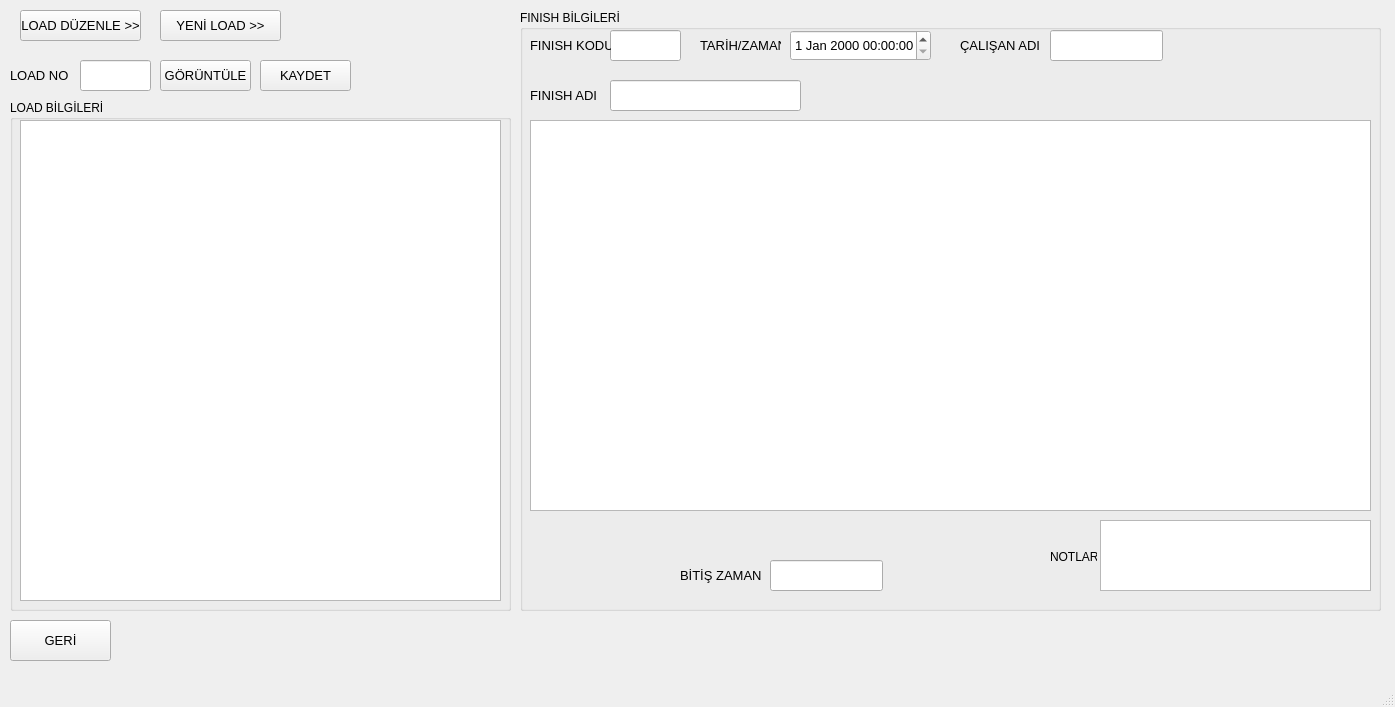
<?xml version="1.0" encoding="UTF-8"?>
<ui version="4.0">
 <class>CoatingProcessViewPageCls</class>
 <widget class="QMainWindow" name="CoatingProcessViewPageCls">
  <property name="geometry">
   <rect>
    <x>0</x>
    <y>0</y>
    <width>1395</width>
    <height>707</height>
   </rect>
  </property>
  <property name="windowTitle">
   <string>MainWindow</string>
  </property>
  <widget class="QWidget" name="centralwidget">
   <widget class="QLabel" name="label_7">
    <property name="geometry">
     <rect>
      <x>10</x>
      <y>60</y>
      <width>61</width>
      <height>31</height>
     </rect>
    </property>
    <property name="font">
     <font>
      <pointsize>10</pointsize>
     </font>
    </property>
    <property name="text">
     <string>LOAD NO</string>
    </property>
   </widget>
   <widget class="QLineEdit" name="lineEditLoadNo">
    <property name="geometry">
     <rect>
      <x>80</x>
      <y>60</y>
      <width>71</width>
      <height>31</height>
     </rect>
    </property>
    <property name="readOnly">
     <bool>false</bool>
    </property>
   </widget>
   <widget class="QPushButton" name="pushButtonShowLoad">
    <property name="geometry">
     <rect>
      <x>160</x>
      <y>60</y>
      <width>91</width>
      <height>31</height>
     </rect>
    </property>
    <property name="font">
     <font>
      <pointsize>10</pointsize>
     </font>
    </property>
    <property name="text">
     <string>GÖRÜNTÜLE</string>
    </property>
   </widget>
   <widget class="QPushButton" name="pushButtonSaveFinish">
    <property name="geometry">
     <rect>
      <x>260</x>
      <y>60</y>
      <width>91</width>
      <height>31</height>
     </rect>
    </property>
    <property name="font">
     <font>
      <pointsize>10</pointsize>
     </font>
    </property>
    <property name="text">
     <string>KAYDET</string>
    </property>
   </widget>
   <widget class="QPushButton" name="pushButtonReturn">
    <property name="geometry">
     <rect>
      <x>10</x>
      <y>620</y>
      <width>101</width>
      <height>41</height>
     </rect>
    </property>
    <property name="font">
     <font>
      <pointsize>10</pointsize>
     </font>
    </property>
    <property name="text">
     <string>GERİ</string>
    </property>
   </widget>
   <widget class="QPushButton" name="pushButtonEditLoad">
    <property name="geometry">
     <rect>
      <x>20</x>
      <y>10</y>
      <width>121</width>
      <height>31</height>
     </rect>
    </property>
    <property name="font">
     <font>
      <pointsize>10</pointsize>
     </font>
    </property>
    <property name="text">
     <string>LOAD DÜZENLE &gt;&gt;</string>
    </property>
   </widget>
   <widget class="QGroupBox" name="groupBox">
    <property name="geometry">
     <rect>
      <x>10</x>
      <y>100</y>
      <width>501</width>
      <height>511</height>
     </rect>
    </property>
    <property name="title">
     <string>LOAD BİLGİLERİ</string>
    </property>
    <widget class="CheckTableWidget" name="LoadContentTable">
     <property name="geometry">
      <rect>
       <x>10</x>
       <y>20</y>
       <width>481</width>
       <height>481</height>
      </rect>
     </property>
    </widget>
   </widget>
   <widget class="QGroupBox" name="groupBox_2">
    <property name="geometry">
     <rect>
      <x>520</x>
      <y>10</y>
      <width>861</width>
      <height>601</height>
     </rect>
    </property>
    <property name="title">
     <string>FINISH BİLGİLERİ</string>
    </property>
    <widget class="CheckTableWidget" name="FinishTable">
     <property name="geometry">
      <rect>
       <x>10</x>
       <y>110</y>
       <width>841</width>
       <height>391</height>
      </rect>
     </property>
    </widget>
    <widget class="QLineEdit" name="lineEditFinishCode">
     <property name="geometry">
      <rect>
       <x>90</x>
       <y>20</y>
       <width>71</width>
       <height>31</height>
      </rect>
     </property>
     <property name="readOnly">
      <bool>true</bool>
     </property>
    </widget>
    <widget class="QLabel" name="label_8">
     <property name="geometry">
      <rect>
       <x>10</x>
       <y>20</y>
       <width>81</width>
       <height>31</height>
      </rect>
     </property>
     <property name="font">
      <font>
       <pointsize>10</pointsize>
      </font>
     </property>
     <property name="text">
      <string>FINISH KODU</string>
     </property>
    </widget>
    <widget class="QDateTimeEdit" name="dateTimeEditEntry">
     <property name="geometry">
      <rect>
       <x>270</x>
       <y>20</y>
       <width>141</width>
       <height>31</height>
      </rect>
     </property>
     <property name="font">
      <font>
       <pointsize>10</pointsize>
      </font>
     </property>
    </widget>
    <widget class="QLabel" name="label_9">
     <property name="geometry">
      <rect>
       <x>180</x>
       <y>20</y>
       <width>81</width>
       <height>31</height>
      </rect>
     </property>
     <property name="font">
      <font>
       <pointsize>10</pointsize>
      </font>
     </property>
     <property name="text">
      <string>TARİH/ZAMAN</string>
     </property>
    </widget>
    <widget class="QLabel" name="label_10">
     <property name="geometry">
      <rect>
       <x>440</x>
       <y>20</y>
       <width>81</width>
       <height>31</height>
      </rect>
     </property>
     <property name="font">
      <font>
       <pointsize>10</pointsize>
      </font>
     </property>
     <property name="text">
      <string>ÇALIŞAN ADI</string>
     </property>
    </widget>
    <widget class="QLineEdit" name="lineEditOperatorName">
     <property name="geometry">
      <rect>
       <x>530</x>
       <y>20</y>
       <width>113</width>
       <height>31</height>
      </rect>
     </property>
     <property name="readOnly">
      <bool>false</bool>
     </property>
    </widget>
    <widget class="QLineEdit" name="lineEditFinishName">
     <property name="geometry">
      <rect>
       <x>90</x>
       <y>70</y>
       <width>191</width>
       <height>31</height>
      </rect>
     </property>
     <property name="readOnly">
      <bool>true</bool>
     </property>
    </widget>
    <widget class="QLabel" name="label_11">
     <property name="geometry">
      <rect>
       <x>10</x>
       <y>70</y>
       <width>81</width>
       <height>31</height>
      </rect>
     </property>
     <property name="font">
      <font>
       <pointsize>10</pointsize>
      </font>
     </property>
     <property name="text">
      <string>FINISH ADI</string>
     </property>
    </widget>
    <widget class="QLabel" name="label">
     <property name="geometry">
      <rect>
       <x>530</x>
       <y>540</y>
       <width>47</width>
       <height>13</height>
      </rect>
     </property>
     <property name="text">
      <string>NOTLAR</string>
     </property>
    </widget>
    <widget class="QTextEdit" name="textEdit">
     <property name="geometry">
      <rect>
       <x>580</x>
       <y>510</y>
       <width>271</width>
       <height>71</height>
      </rect>
     </property>
    </widget>
    <widget class="QLabel" name="label_12">
     <property name="geometry">
      <rect>
       <x>160</x>
       <y>550</y>
       <width>81</width>
       <height>31</height>
      </rect>
     </property>
     <property name="font">
      <font>
       <pointsize>10</pointsize>
      </font>
     </property>
     <property name="text">
      <string>BİTİŞ ZAMANI</string>
     </property>
    </widget>
    <widget class="QLineEdit" name="lineEditOperatorName_2">
     <property name="geometry">
      <rect>
       <x>250</x>
       <y>550</y>
       <width>113</width>
       <height>31</height>
      </rect>
     </property>
     <property name="readOnly">
      <bool>false</bool>
     </property>
    </widget>
   </widget>
   <widget class="QPushButton" name="pushButtonNewLoad">
    <property name="geometry">
     <rect>
      <x>160</x>
      <y>10</y>
      <width>121</width>
      <height>31</height>
     </rect>
    </property>
    <property name="font">
     <font>
      <pointsize>10</pointsize>
     </font>
    </property>
    <property name="text">
     <string>YENİ LOAD &gt;&gt;</string>
    </property>
   </widget>
  </widget>
  <widget class="QMenuBar" name="menubar">
   <property name="geometry">
    <rect>
     <x>0</x>
     <y>0</y>
     <width>1395</width>
     <height>21</height>
    </rect>
   </property>
  </widget>
  <widget class="QStatusBar" name="statusbar"/>
 </widget>
 <customwidgets>
  <customwidget>
   <class>CheckTableWidget</class>
   <extends>QTableWidget</extends>
   <header location="global">CheckTableWidget.h</header>
  </customwidget>
 </customwidgets>
 <resources/>
 <connections/>
</ui>
